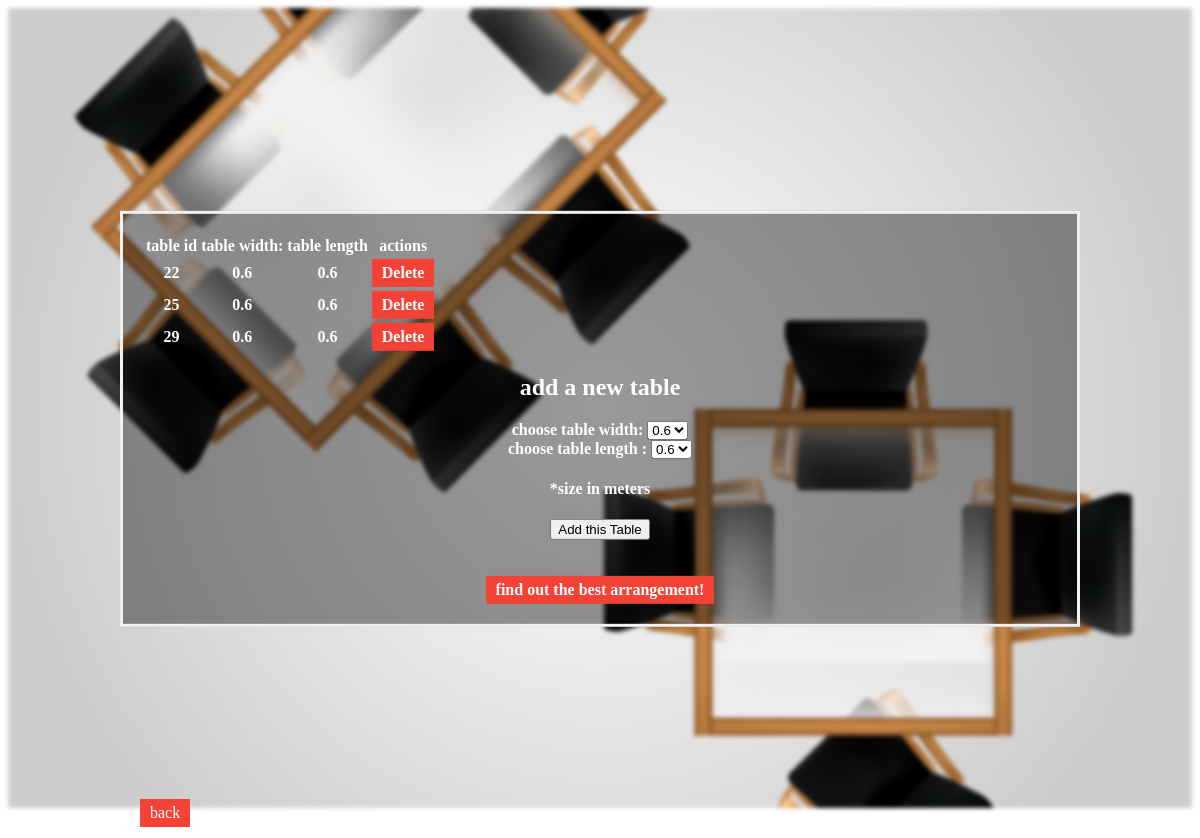
The page /AddTables on the database its author committed.
### app.py (models this page shows)
class Tables(db.Model):  # create model
    id = db.Column(db.Integer, primary_key=True)
    table_width = db.Column(db.String(200), nullable=False)
    table_length = db.Column(db.String(200), nullable=False)

### app.py (the view)
@app.route('/AddTables', methods=['POST', 'GET'])
def add_tables():
    if request.method == 'POST':
        table_width = request.form['table_width']
        table_length = request.form['table_length']
        new_table = Tables(table_width=table_width, table_length=table_length)
        db.session.add(new_table)
        db.session.commit()
        tables = Tables.query.order_by(Tables.id).all()
        return render_template('AddTables.html', tables=tables)
    else:
        tables = Tables.query.order_by(Tables.id).all()  # grab all content from table
        return render_template('AddTables.html', tables=tables)

### app.py (called while the page is built)
@app.after_request
def add_header(r):
    r.headers["Cache-Control"] = "no-cache, no-store, must-revalidate"
    return r

### templates/AddTables.html (shortened to what this page needs)
<!DOCTYPE html>
<html lang="en">
<head>
</head>
<div class="bg-image"></div>
<div class="bg-text">
    {% if tables|length < 1 %}
    <h4> There are no tasks, create one below!</h4>
    {% else %}
    <table style="text-align: center">
        <tr>
            <th>table id</th>
            <th>table width:</th>
            <th>table length</th>
            <th>actions</th>
        </tr>
        {% for table in tables %}
        <tr>
            <td>{{ table.id }}</td>
            <td>{{ table.table_width }}</td>
            <td>{{table.table_length}}</td>
            <td>
                <a href="/delete/{{table.id}}">Delete</a>
                <br>
            </td>
        </tr>
        {% endfor %}
    </table>
    {% endif %}
    <h2>add a new table</h2>
    <form action="{{ url_for('add_tables') }}" method="post">
        <label for="table_width">choose table width:</label>
        <select id="table_width" name="table_width">
            <option value="0.6">0.6</option>
        </select>
        <br>
        <label for="table_length">choose table length :</label>
        <select id="table_length" name="table_length">
            <option value="0.6">0.6</option>
        </select>
        <br>
        <h4>*size in meters</h4>
        <input type="submit" value="Add this Table">
    </form>
    <br>
    <br>
    <a href="/result" onclick="$('#loading').show();">find out the best arrangement!</a>
</div>
<div class ="links">
<a href="/ChooseDimensions" onclick="$('#loading').show();">back</a>
</div>
</html>

### templates/AddTables.html (style rules this page uses)
body, html { height: 100%; }
* { box-sizing: border-box; }
.bg-image { background-image: url("../static/top-view-empty-restaurant-tables-with-realistic-design_23-2147921053.jpg"); filter: blur(8px); -webkit-filter: blur(2px); height: 100%; background-position: center; background-repeat: no-repeat; background-size: cover; }
.bg-text { background-color: rgb(0, 0, 0); background-color: rgba(0, 0, 0, 0.4); color: white; font-weight: bold; border: 3px solid #f1f1f1; position: absolute; top: 50%; left: 50%; transform: translate(-50%, -50%); z-index: 2; width: 80%; padding: 20px; text-align: center; }
.links { position: absolute; top: 97%; left: 50%; transform: translate(-50%, -50%); z-index: 2; width: 80%; padding: 20px; }
a:link, a:visited { background-color: #f44336; color: white; padding: 5px 10px; text-align: center; text-decoration: none; display: inline-block; }

### rows shown on the page
Tables: id "22", table_width "0.6", table_length "0.6"
Tables: id "25", table_width "0.6", table_length "0.6"
Tables: id "29", table_width "0.6", table_length "0.6"
